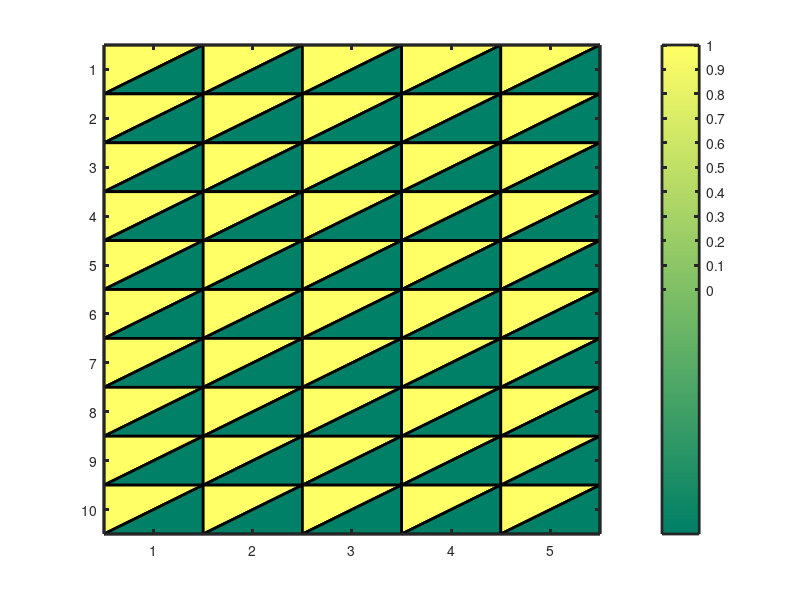

Reproduce this figure in MATLAB.
function figure1 =imagesc_2mat(Matrix1,Matrix2,colormapchoice)
% make an imagesc-like plot for two matricieswith equal dimensions, in 
% which each each cell of the plot is split diagonally with the upper 
% triangle of cell (i,j) in the plot representing the Matrix1(i,j) and the 
% lower triangle representing Matrix2(i,j).
% 
% Inputs:
% Matrix1,Matrix2       The two matricies you want to visualize
% colormapchoice        a colormap array (e.g., jet(128))
% 
% Output:
% figure1               Figure handle
% 
% example:
% h =imagesc_2mat(rand(5,4),rand(5,4)+1,bone(256)) 
% 
% Nathan E. Lewis, UC San Diego -- Jan 6, 2010
if nargin ==0
    Matrix1= ones(10,5)-randn(10,5)+randn(10,5);
    Matrix2= ones(10,5)-randn(10,5)+randn(10,5);
        Matrix1= ones(10,5);
    Matrix2= zeros(10,5);
end
if nargin<3
%     colormapchoice = redgreencmap(256,'Interpolation','linear');
colormapchoice = summer(128);
end
if size(Matrix1)~=size(Matrix2)
    error('Matricies not the same size!')
end
cmap2useInd = linspace(min(min([Matrix1;Matrix2])),max(max([Matrix1;Matrix2])),length(colormapchoice(:,1)));
cmap2use=(colormapchoice);
figure1 = figure;
axes1 = axes('Parent',figure1,'YDir','reverse','Layer','top','Linewidth',2);
hold on;box('on')
[m n]=size(Matrix1);
for i=1:m
    for j=1:n
        p = fill([j-.5 j-.5 j+.5],[i+.5 i-.5 i-.5],cmap2use(find(cmap2useInd>=Matrix1(i,j),1,'first'),:));
        set(p,'Linewidth',2)
        p = fill([j-.5 j+.5 j+.5],[i+.5 i+.5 i-.5],cmap2use(find(cmap2useInd>=Matrix2(i,j),1,'first'),:));
        set(p,'Linewidth',2)
    end
end
set(axes1,'ytick',[1:m],'yticklabel',[1:m],'xtick',[1:n],'xticklabel',[1:n],'xlim',[.5 n+.5],'ylim',[.5 m+.5]);
colormap(cmap2use);
colorbar('ytick',[0:.1:1],'yticklabel',linspace(min(min([Matrix1;Matrix2])),max(max([Matrix1;Matrix2])),11),'Linewidth',2);
